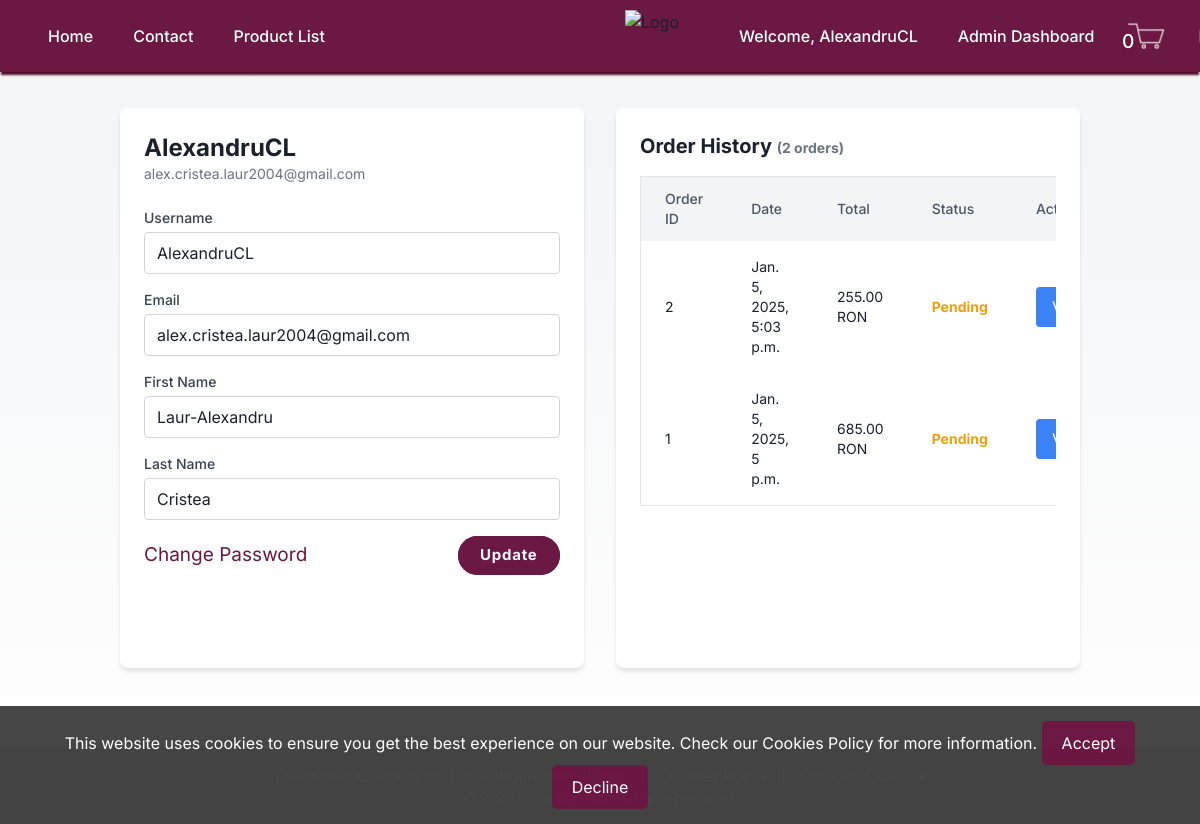
The page /profile (signed in) on the database its author committed.
### my_app/models.py (models this page shows, shortened)
class Order(models.Model):
    user = models.ForeignKey(User, on_delete=models.CASCADE)
    created_at = models.DateTimeField(default=timezone.now)
    first_name = models.CharField(max_length=30,default='')
    last_name = models.CharField(max_length=30,default='')
    email = models.EmailField(max_length=254, default='')
    phone_number = models.CharField(max_length=15, default='')
    address = models.CharField(max_length=255 , null=True)
    city = models.CharField(max_length=100, null=True)
    county = models.CharField(max_length=100, default='')
    postal_code = models.CharField(max_length=6, null=True)
    total_price = models.DecimalField(max_digits=10, decimal_places=2)
    status = models.CharField(max_length=20, default='Pending')
    wines = models.ManyToManyField(Wines, through='OrderItem', related_name='orders')
    spirits = models.ManyToManyField(Spirits, through='OrderItem', related_name='orders')

### my_app/views.py (the view)
# urls.py: path('profile', views.profile_view, name='profile_view'),
@login_required
def profile_view(request):
    user = request.user
    orders = Order.objects.filter(user=request.user).order_by('-created_at')
    storage = get_messages(request)
    profile_messages = [message for message in storage if 'profile-' in message.tags]
    return render(request, 'my_app/profile.html', {'user': user, 'orders': orders, 'profile_messages': profile_messages})

### my_app/context_processors.py (called while the page is built)
def cart_item_count(request):
    if request.user.is_authenticated:
        cart_items = CartItem.objects.filter(cart__user=request.user)
        return {'cart_item_count': cart_items.count()}
    return {'cart_item_count': 0}

### my_app/templatetags/custom_filters.py (called while the page is built)
@register.filter(name='has_group')
def has_group(user, group_name):
    return user.groups.filter(name=group_name).exists()

### templates/my_app/profile.html (shortened to what this page needs)
<!DOCTYPE html>
<html lang="en">
<head>
    <link href="https://cdn.jsdelivr.net/npm/tailwindcss@2.2.19/dist/tailwind.min.css" rel="stylesheet">
</head>
<body>
    {% include 'my_app/header.html' %}
    <main class="container mx-auto px-4 sm:px-6 lg:px-8 py-10 marginpage">
        <div class="grid grid-cols-1 md:grid-cols-2 gap-8 mt-5">
            <div class="bg-white rounded-lg shadow-md p-6 fixed-height">
                <div class="flex items-center mb-6">
                    <div>
                        <h1 class="text-2xl font-bold">{{ user.username }}</h1>
                        <p class="text-sm text-gray-500">{{ user.email }}</p>
                    </div>
                </div>
                <form action="{% url 'profile_update' %}" method="post" class="space-y-4">
                    <div>
                        <label for="username" class="block text-sm font-medium text-gray-700">Username</label>
                        <input type="text" id="username" name="username" value="{{ user.username }}" class="w-full mt-1 px-3 py-2 border rounded" required>
                    </div>
                    <div>
                        <label for="email" class="block text-sm font-medium text-gray-700">Email</label>
                        <input type="email" id="email" name="email" value="{{ user.email }}" class="w-full mt-1 px-3 py-2 border rounded" required>
                    </div>
                    <div>
                        <label for="first_name" class="block text-sm font-medium text-gray-700">First Name</label>
                        <input type="text" id="first_name" name="first_name" value="{{ user.first_name }}" class="w-full mt-1 px-3 py-2 border rounded" required>
                    </div>
                    <div>
                        <label for="last_name" class="block text-sm font-medium text-gray-700">Last Name</label>
                        <input type="text" id="last_name" name="last_name" value="{{ user.last_name }}" class="w-full mt-1 px-3 py-2 border rounded" required>
                    </div>
                    <div class="flex justify-between items-center">
                        <a href="{% url 'password_reset' %}" class="pswdtext">Change Password</a>
                        <span class="update"><button type="submit"><span>Update</span></button></span>
                    </div>
                </form>
            </div>
            <div class="bg-white rounded-lg shadow-md p-6 fixed-height">
                <h2 class="text-xl font-bold mb-4">Order History <span class="text-sm text-gray-500"> ({{ orders|length }} orders)</span></h2>
                <div class="overflow-x-auto">
                    <table class="min-w-full bg-white border rounded-lg">
                        <thead class="bg-gray-100">
                            <tr>
                                <th class="px-6 py-3 text-left text-sm font-medium text-gray-600">Order ID</th>
                                <th class="px-6 py-3 text-left text-sm font-medium text-gray-600">Date</th>
                                <th class="px-6 py-3 text-left text-sm font-medium text-gray-600">Total</th>
                                <th class="px-6 py-3 text-left text-sm font-medium text-gray-600">Status</th>
                                <th class="px-6 py-3 text-left text-sm font-medium text-gray-600">Actions</th>
                            </tr>
                        </thead>
                        <tbody>
                            {% for order in orders %}
                            <tr class="hover:bg-gray-50">
                                <td class="px-6 py-4 text-sm">{{ order.id }}</td>
                                <td class="px-6 py-4 text-sm">{{ order.created_at }}</td>
                                <td class="px-6 py-4 text-sm">{{ order.total_price }} RON</td>
                                <td class="px-6 py-4 text-sm">
                                    {% if order.status == 'Pending' %}
                                        <span class="text-yellow-500 font-bold">Pending</span>
                                    {% elif order.status == 'Done' %}
                                        <span class="text-green-500 font-bold">Done</span>
                                    {% else %}
                                        <span class="text-gray-500 font-bold">{{ order.status }}</span>
                                    {% endif %}
                                </td>
                                <td class="px-6 py-4">
                                    <button onclick="openModal({{ order.id }})" class="bg-blue-500 text-white px-4 py-2 rounded hover:bg-blue-600">View</button>
                                </td>
                            </tr>
                            {% endfor %}
                        </tbody>
                    </table>
                </div>
            </div>
        </div>
    </main>
    {% include 'my_app/footer.html' %}
</body>
</html>

### templates/my_app/header.html (shortened to what this page needs)
{% load static %}
{% load custom_filters %}
    <header class="header">
        <div class="links">
            <nav class="flex items-center justify-between relative">
                <div class="hidden lg:flex lg:items-center lg:space-x-10 lg:-ml-20">
                    <a href="/home" title="" class="headerlinks"> Home </a>
                    <a href="/home/contact" title="" class="headerlinks"> Contact </a>
                    <a href="/home/product_list" title="" class="headerlinks"> Product List </a>
                </div>
                <div class="absolute left-1/2 transform -translate-x-1/2">
                    <a href="/home">
                        <img class="imageheadersize" src="{% static 'images/logo.png' %}" alt="Logo" />
                    </a>
                </div>
                <div class="hidden lg:flex lg:items-center lg:space-x-10 lg:-mr-20">
                    {% if user.is_authenticated %}
                    <a href="{% url 'profile_view' %}" title="" class="headerlinks">
                        <span class="headerlinks">Welcome, {{ user.username }}</span>
                        {% if user.is_superuser or user|has_group:"Product Population" %}
                            <a href="{% url 'admin_dashboard' %}" title="" class="headerlinks"> Admin Dashboard </a>
                        {% endif %}
                    </a>
                        <a href="{% url 'cart_view' %}" class="headerlinks cart-link">
                            <span class="cartlogo"><span class="cart-count">{{ cart_item_count }}</span></span>
                        </a>
                    {% else %}
                        <a href="{% url 'login' %}?next={{ request.path }}" title="" class="headerlinks"> Log in </a>
                        <a href="{% url 'signup' %}?next={{ request.path }}" title="" class="headerlinks"> Sign up </a>
                    {% endif %}
                </div>
            </nav>
        </div>
    </header>

### templates/my_app/profile.html (style rules this page uses)
html, body { height: 100%; margin: 0; overflow: hidden; }
body { overflow-y: scroll; -ms-overflow-style: none; scrollbar-width: none; }
body { font-family: 'Inter', sans-serif; background: linear-gradient(to bottom, #f3f4f6, #ffffff); color: #1a202c; }
.pswdtext { color : #6b1842; font-size: 1.19rem; font-weight: 400; }
.update button { outline: none; cursor: pointer; border: none; padding: 0.5rem 1.4rem; margin: 0; font-family: inherit; font-size: inherit; position: relative; display: inline-block; letter-spacing: 0.05rem; font-weight: 700; font-size: 15px; border-radius: 500px; overflow: hidden; background: #8c2a5b; color: ghostwhite; }
.update button span { position: relative; z-index: 10; transition: color 0.4s; }
.update button::before, .update button::after { position: absolute; top: 0; left: 0; width: 100%; height: 100%; z-index: 0; }
.update button::before { content: ""; background: #6b1842; width: 120%; left: -10%; transform: skew(30deg); transition: transform 0.4s cubic-bezier(0.3, 1, 0.8, 1); }
input { border: 1px solid #d1d5db; padding: 0.5rem 0.75rem; font-size: 1rem; border-radius: 0.375rem; transition: border-color 0.15s ease-in-out, box-shadow 0.15s ease-in-out; }
.marginpage { margin-top: 3rem; }
.fixed-height { height: 35rem; overflow-y: auto; }

### templates/my_app/footer.html (style rules this page uses)
body { display: flex; flex-direction: column; min-height: 100vh; }
main { flex: 1; }

### rows shown on the page
Order: id "2", created_at "Jan. 5, 2025, 5:03 p.m.", total_price "255.00", status "Pending"
Order: id "1", created_at "Jan. 5, 2025, 5 p.m.", total_price "685.00", status "Pending"

### other values the page prints
{{ user.username }} "AlexandruCL"
{{ cart_item_count }} "0"
{{ user.email }} "alex.cristea.laur2004@gmail.com"
{{ orders|length }} "2"
